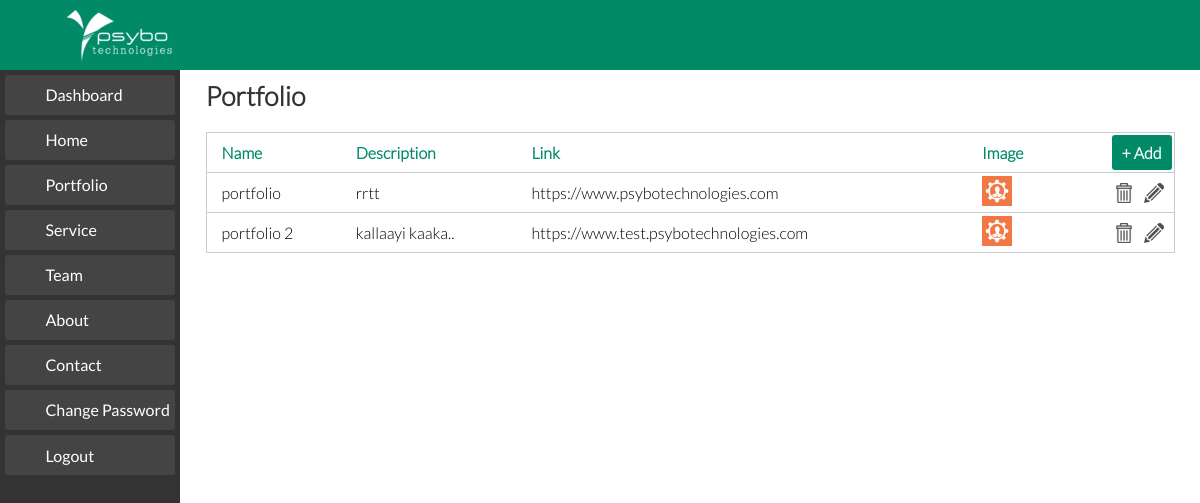
The page /tabPortfolio.php (signed in) on the database its author committed.
### tables this page shows
CREATE TABLE `portfolio` (
  `id` int(11) NOT NULL AUTO_INCREMENT,
  `name` varchar(75) DEFAULT NULL,
  `link` varchar(80) DEFAULT NULL,
  `about` varchar(250) DEFAULT NULL,
  `files_id` int(11) NOT NULL,
  PRIMARY KEY (`id`),
  KEY `fk_portfolio_files1_idx` (`files_id`),
  CONSTRAINT `fk_portfolio_files1` FOREIGN KEY (`files_id`) REFERENCES `files` (`id`) ON DELETE NO ACTION ON UPDATE NO ACTION
);

CREATE TABLE `files` (
  `id` int(11) NOT NULL AUTO_INCREMENT,
  `type` varchar(10) NOT NULL,
  `file_name` varchar(100) DEFAULT NULL,
  PRIMARY KEY (`id`)
);

### Database.php (called while the page is built, shortened)
<?php
class Database
{
	private $host='';
	private $user='';
	private $password='';
	private $database='';
	private $condb="";
	function __construct($host,$user,$password,$database)
	{
		$this->host=$host;
		$this->user=$user;
		$this->password=$password;
		$this->database=$database;
	}
	public function connect()
	{
		$this->condb = new mysqli($this->host,$this->user,$this->password,$this->database);
	}
	public function select_row_ptf($id)
	{
		$select="SELECT portfolio.id,portfolio.name,portfolio.link,portfolio.about,files.file_name FROM portfolio JOIN files ON portfolio.files_id=files.id WHERE portfolio.id=".$id;
		$query=mysqli_query($this->condb,$select);
			while ($rec=mysqli_fetch_array($query))
				return $rec;
	}
	public function num_row_ptf()
	{
		$select="SELECT id FROM portfolio";
		$query=mysqli_query($this->condb,$select);
		$recset=array();
		while ($arr=mysqli_fetch_array($query))
			array_push($recset,$arr);
		return $recset;
	}
}
?>

### tabPortfolio.php (the view, shortened to what this page needs)
<?php
	include 'Database.php';
    $objdb= new Database ('localhost','root','asd','psybo-db');
	$num_ptf=$objdb->num_row_ptf();
	$count_ptf=count($num_ptf);
	$actdir="/upload-image/";
?>
<!DOCTYPE html>
<html lang="en">
<head>
	<link rel="stylesheet" href="css/normalize.css">
	<link rel="stylesheet" href="css/admin-style.css">
</head>
<body>
	<?php include 'dash.php'; ?>
	<section>
	<div class="show-table">
		<form id="formShowportfolio" name="formShowportfolio" action="" method="POST">
			<h3>Portfolio</h3>
			<table class="show-item">
				<tbody>
					<tr>
						<th>Name</th>
						<th>Description</th>
						<th>Link</th>
						<th>Image</th>
						<th>
							<a href="addPortfolio.php" class="page-button">+ Add</a>
						</th>
					</tr>
					<?php
					for ($i=0; $i < $count_ptf; $i++) {
					$result=$objdb->select_row_ptf($num_ptf[$i][0]);
					?>
					<tr>
						<td><?php foreach ($result as $key => $value) {
						if (is_string($key) and $key == 'name' )
						{
							echo $value;
						}
						} ?></td>
						<td><?php foreach ($result as $key => $value) {
						if (is_string($key) and $key == 'about' )
						{
							echo $value;
						}
						} ?></td>
						<td><?php foreach ($result as $key => $value) {
						if (is_string($key) and $key == 'link' )
						{
							echo $value;
						}
						} ?></td>
						<td><img src=<?php foreach ($result as $key => $value) {
						if (is_string($key) and $key == 'file_name' )
						{
							echo "\"".$actdir.$value."\"";
						}
						} ?> alt=""></td>
						<td><a href=<?php foreach ($result as $key => $value) {
						if (is_string($key) and $key == 'id' )
						{
							echo "\"editPortfolio.php?edit_id=".$value."\"";
						}
						} ?> class="edit"></a>
						<a href=<?php foreach ($result as $key => $value) {
						if (is_string($key) and $key == 'id' )
						{
							echo "\"?delete_id=".$value."\" onclick=\"return DeleteCheck();\"";
						}
						} ?> class="delete"></a></td>
					</tr>
					<?php } ?>
				</tbody>
			</table>
		</form>
	</div>
	</section>
</body>
</html>

### css/admin-style.css (style rules this page uses)
body { padding-top: 70px; font-family: Lato-light; font-size: 16px; }
h3 { font-family: Lato-light; font-size: 20pt; margin: 10px 0; padding: 0; color: #333; }
section { padding-left: 15%; width: 85%; float: left; }
.page-button { width: 60px; height: 35px; float: right; background-color: #008a67; text-decoration: none; color: #fff; border-radius: 3px; text-align: center; line-height: 35px; margin-right: 2px; -webkit-transition: background-color 0.3s ease; -moz-transition: background-color 0.3s ease; -ms-transition: background-color 0.3s ease; -o-transition: background-color 0.3s ease; transition: background-color 0.3s ease; }
.show-table { width: 95%; margin: 0 auto; }
.show-item { width: 100%; margin: 10px 0px 50px ; float: left; border: 1px solid #ccc; }
.show-item a.edit { width: 20px; height: 20px; float: right; margin-right: 10px; display: block; background-image: url(../img/edit.png); background-size: 100%; background-position: center; background-repeat: no-repeat; cursor: pointer; opacity: 0.7; }
.show-item a.delete { width: 20px; height: 20px; float: right; margin-right: 10px; display: block; background-image: url(../img/delete.png); background-size: 100%; background-position: center; background-repeat: no-repeat; cursor: pointer; opacity: 0.7; }
.show-item tr:first-child { font-weight: bold; color: #008a67; }
.show-item tr { height: 40px; margin-left: 10px; border-bottom: 1px solid #ccc; }
.show-item tr th { padding-left: 15px; text-align: left; }
.show-item tr td { padding-left: 15px; }
.show-item tr td img { width: 30px; height: 30px; }

### rows shown on the page
portfolio: name "portfolio", about "rrtt", link "https://www.psybotechnologies.com", files.file_name (picture)
portfolio: name "portfolio 2", about "kallaayi kaaka..", link "https://www.test.psybotechnologies.com", files.file_name (picture)
